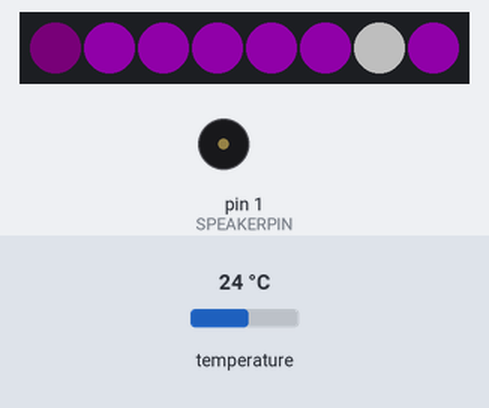
This sketch was run on a simulated Arduino Uno, built with avr-gcc and run on an emulated ATmega328P. On the bench: 8 RGB LEDs in strip order, left to right, buzzer (waves = sounding, pin HIGH). The inputs (shaded band) are chosen by the test bench; at power-on: temperature 24 °C. Dim RGB values are drawn brighter than linear.

Above: at 2.2 s.
2.3 s: temperature set to 12 °C
At 3.6 s:
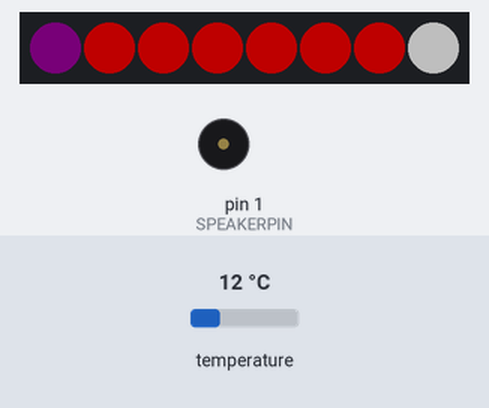
5.8 s: temperature set to 28 °C
At 7.4 s:
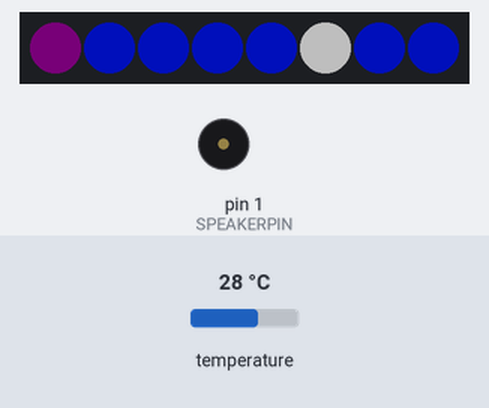
10.6 s: temperature set to 33 °C
At 11.3 s:
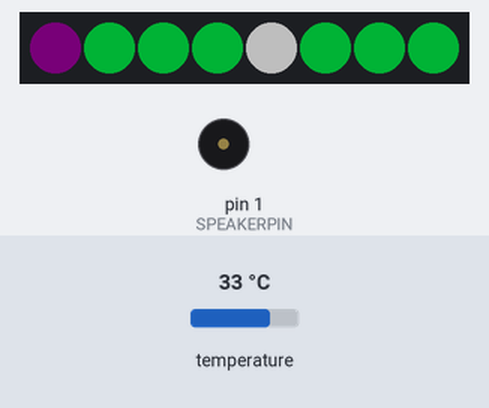
14.9 s: temperature set to 19 °C
At 17.27 s:
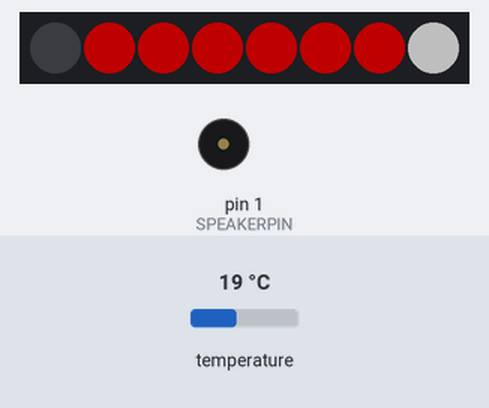
Timing chart, 0 to 20.7 s (numbered marks = the images above; inputs shaded):
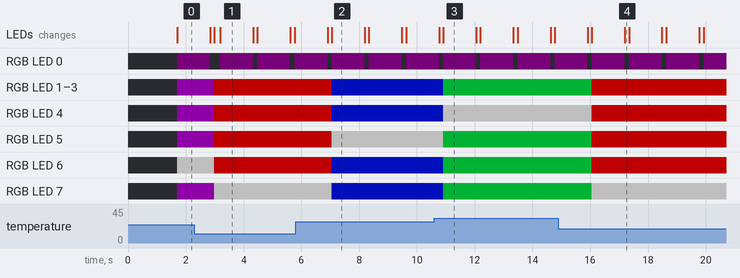

Measured:
- after the input at 2.3 s, the LEDs: first differ from a run without the input after 0.68 s (image 1 shows a later state)
- after the input at 5.8 s, the LEDs: first differ from a run without the input after 1.3 s (image 2)
- after the input at 10.6 s, the LEDs: first differ from a run without the input after 0.31 s (image 3)
- after the input at 14.9 s, the LEDs: first differ from a run without the input after 1.2 s (image 4 shows a later state)
- what the display in image 1 shows lasts 1.1 s, from 3.2 s to 4.3 s

The sketch:

Garulampuli_Kojii.ino
```cpp
#include <OneWire.h>
#include <Adafruit_NeoPixel.h>
#include "pitches.h"

// OneWire DS18S20, DS18B20, DS1822 Temperature Example
//
// http://www.pjrc.com/teensy/td_libs_OneWire.html
//
// The DallasTemperature library can do all this work for you!
// http://milesburton.com/Dallas_Temperature_Control_Library


#define ONEWIREPIN   PB4
#define NEOPIXELPIN    0
#define NUMPIXELS      8
#define SPEAKERPIN     1

#define hell          80 // Brightness
#define lowTemp       20
#define maxTemp       42
#define warnTemp      20
#define warnAlarm     10 // How often it beeps when below warnTemp

  int updateSpeed = 1000; // maybe 750ms is enough, maybe not
  uint8_t warnCount = 0;
  uint8_t statusLED = 150;
  int16_t tempColor = 0;
  int showPixel = 0;

  byte i;
  byte present = 0;
  byte type_s;
  byte data[12];
  byte addr[8];
  float celsius;
  int16_t raw;

OneWire  ds(ONEWIREPIN);  // on pin 10 (a 4.7K resistor is necessary)

Adafruit_NeoPixel pixels = Adafruit_NeoPixel(NUMPIXELS, NEOPIXELPIN, NEO_GRB + NEO_KHZ800);

////////////////////////////////////////////////////////////////////////////////////////////////////////////////////////
/* Specific functions of the NEO-Pixel Library
 _____ _____ _____        _         _
|   | |   __|     |   ___|_|_ _ ___| |
| | | |   __|  |  |  | . | |_'_| -_| |
|_|___|_____|_____|  |  _|_|_,_|___|_|
                     |_|
========================================================================================================================
   _________
  | NEO(x)  |   void setWhiteAllPixel(uint32_t color)                   -> Sets all the pixels to the white level
  |  o___o  |   void displayBinrayValue(uint16_t value, uint32_t color) -> displays binary number
  |__/___\__|   uint32_t Wheel(byte WheelPos)                           -> Input a value 0 to 255 to get a color value.
                                                                        The colours are a transition r - g - b - back to r.

//////////////////////////////////////////////////////////////////////////////////////////////////////////////////////*/

void setWhiteAllPixel(uint32_t color)
{
  uint8_t n;
  for (n = 0; n < NUMPIXELS; n++)
  {
    pixels.setPixelColor(n, color, color, color);
  }
}

void setColorAllPixel(uint32_t color)
{
  uint8_t n;
  for (n = 0; n < NUMPIXELS; n++)
  {
    pixels.setPixelColor(n, color);
  }
}

void displayBinrayValue(uint16_t value, uint32_t color)
{
  uint8_t n;
  for (n = 0; n < NUMPIXELS; n++)
  {
    if (value & (1 << n)) pixels.setPixelColor(n, color);
    //else pixels.setPixelColor(n,0); // off
  }
}

void rainbowCycle(uint8_t wait, uint8_t rounds, uint8_t rainbowPixels) {
  uint16_t i, j;

  for (j = 0; j < 256 * rounds; j++) {
    for (i = 0; i < rainbowPixels; i++) {
      pixels.setPixelColor(i, Wheel(((i * 256 / rainbowPixels) + j) & 255));
    }
    pixels.show();
    delay(wait);
  }
}

uint32_t Wheel(byte WheelPos) {
  WheelPos = 255 - WheelPos;
  if (WheelPos < 85) {
    return pixels.Color(255 - WheelPos * 3, 0, WheelPos * 3);
  }
  if (WheelPos < 170) {
    WheelPos -= 85;
    return pixels.Color(0, WheelPos * 3, 255 - WheelPos * 3);
  }
  WheelPos -= 170;
  return pixels.Color(WheelPos * 3, 255 - WheelPos * 3, 0);
}

// fast pin access
#define AUDIOPIN (1<<SPEAKERPIN)
#define PINLOW (PORTB&=~AUDIOPIN)
#define PINHIGH (PORTB|=AUDIOPIN)

void playSound(long freq_Hz, long duration_ms)
{
  uint16_t n;
  uint32_t delayTime_us;
  uint32_t counts;

  delayTime_us = 1000000UL / freq_Hz / 2;
  counts = duration_ms * 1000 / delayTime_us;

  for (n = 0; n < counts; n++)
  {
    PINHIGH;
    delayMicroseconds(delayTime_us);
    PINLOW;
    delayMicroseconds(delayTime_us);
  }
}


int c[] = {
  NOTE_B4, NOTE_G4, NOTE_D4, NOTE_G4, NOTE_A4, NOTE_D5, PAUSE, NOTE_A4, NOTE_B4, NOTE_A4, NOTE_D4, NOTE_G4
};

int pauseBetweenNotes = 80;
int noteDuration_ms = 150;

void playMart(int notes[])
{

  // iterate over the notes of the melody:
  for (int thisNote = 0; thisNote <= 11; thisNote++) {

    displayBinrayValue(notes[thisNote],pixels.Color(90,0,0));
    pixels.show(); // This sends the updated pixel color to the hardware.
    playSound( notes[thisNote], noteDuration_ms);
    setColorAllPixel(0); // pixels off
    // to distinguish the notes, set a minimum time between them.
    // the note's duration + 30% seems to work well:
    delay(pauseBetweenNotes);

  }

}


////////////////////////////////////////////////////////////////////////////////////////////////////////////////////////
/* the setup routine runs once when you start the tape or press reset
========================================================================================================================
   _________            _
  | setup() |   ___ ___| |_ _ _ _ _
  |  o___o  |  |_ -| -_|  _| | | . |
  |__/___\__|  |___|___|_| |___|  _|
                               |_|
//////////////////////////////////////////////////////////////////////////////////////////////////////////////////////*/


void setup(void) {

  pinMode(SPEAKERPIN, OUTPUT);
  uint8_t brightness = hell;
  pixels.begin();
  pixels.setBrightness(brightness);

  //rainbowCycle(5,2,16);

  for ( int i = brightness; i > 0; i--) {
    pixels.setBrightness(i);
    pixels.show();
    delay (5);
  }
  delay(100);

  setColorAllPixel(0);
  pixels.setBrightness(brightness);
  pixels.show(); // Initialize all pixels to 'off'

  //playMart(c);

}

////////////////////////////////////////////////////////////////////////////////////////////////////////////////////////
/* The main loop to put all your code
========================================================================================================================
   _________    _
  | loop()  |  | |___ ___ ___
  |  o___o  |  | | . | . | . |
  |__/___\__|  |_|___|___|  _|
                         |_|
//////////////////////////////////////////////////////////////////////////////////////////////////////////////////////*/

void loop(void) {

  if ( !ds.search(addr)) {

    ds.reset_search();

    pixels.setPixelColor(0, 9,0,9);
    pixels.show();
    delay(updateSpeed>>3);
    return;
  }

  /*
  if (OneWire::crc8(addr, 7) != addr[7]) {
      return;
  }
  */
  ds.reset();
  ds.select(addr);
  ds.write(0x44, 1);        // start conversion, with parasite power on at the end

  delay(updateSpeed);     // maybe 750ms is enough, maybe not
  // we might do a ds.depower() here, but the reset will take care of it.
  pixels.setPixelColor(0, 0);
  pixels.show();
  delay(updateSpeed>>3);

  present = ds.reset();
  ds.select(addr);
  ds.write(0xBE);         // Read Scratchpad

  for ( i = 0; i < 9; i++) {           // we need 9 bytes
    data[i] = ds.read();
  }
  // Convert the data to actual temperature
  // because the result is a 16 bit signed integer, it should
  // be stored to an "int16_t" type, which is always 16 bits
  // even when compiled on a 32 bit processor.
  raw = (data[1] << 8) | data[0];
  if (type_s) {
    raw = raw << 3; // 9 bit resolution default
    if (data[7] == 0x10) {
      // "count remain" gives full 12 bit resolution
      raw = (raw & 0xFFF0) + 12 - data[6];
    }
  } else {
    byte cfg = (data[4] & 0x60);
    // at lower res, the low bits are undefined, so let's zero them
    if (cfg == 0x00) raw = raw & ~7;  // 9 bit resolution, 93.75 ms
    else if (cfg == 0x20) raw = raw & ~3; // 10 bit res, 187.5 ms
    else if (cfg == 0x40) raw = raw & ~1; // 11 bit res, 375 ms
    //// default is 12 bit resolution, 750 ms conversion time
  }
  celsius = (float)raw / 16.0;
  int16_t recalc =  raw / 16;

  tempColor = map(celsius, lowTemp, maxTemp, 255, 0);
  if (tempColor < 10) tempColor = 10;
  if (tempColor > 250) tempColor = 255;
  for (int n = 1; n <= 7; n++) {
      pixels.setPixelColor(n, Wheel(tempColor));
    }

  showPixel = map(recalc, lowTemp, maxTemp, 7, 1);
  if (showPixel < 1) showPixel = 1;
  if (showPixel > 7) showPixel = 7;
  pixels.setPixelColor(showPixel, 255,255,255);
  pixels.show();
  /*
  for ( int i = 0; i < blinkeSpeed; i++) {
    pixels.setPixelColor(showPixel, 0,0,0);
    pixels.show();
    delay(updateSpeed/blinkeSpeed/2);
    pixels.setPixelColor(showPixel, 255,255,255);
    pixels.show();
    delay(updateSpeed/blinkeSpeed/2);
  }
  */

  if (celsius < warnTemp){
    warnCount++;
    if (warnCount % warnAlarm == 0){
      playSound( 400, 10);
    }
  }
  if (celsius < warnTemp - 5){
    warnCount++;
    if (warnCount % warnAlarm>>2 == 0){
      playSound( 1200, 100);
    }
  }

}
```

pitches.h
```cpp
// This file is from the Arduino Webside
// https://www.arduino.cc/en/Tutorial/toneMelody
//
/*************************************************
 * Public Constants
 *************************************************/
#define PAUSE  1
#define NOTE_B0  31
#define NOTE_C1  33
#define NOTE_CS1 35
#define NOTE_D1  37
#define NOTE_DS1 39
#define NOTE_E1  41
#define NOTE_F1  44
#define NOTE_FS1 46
#define NOTE_G1  49
#define NOTE_GS1 52
#define NOTE_A1  55
#define NOTE_AS1 58
#define NOTE_B1  62
#define NOTE_C2  65
#define NOTE_CS2 69
#define NOTE_D2  73
#define NOTE_DS2 78
#define NOTE_E2  82
#define NOTE_F2  87
#define NOTE_FS2 93
#define NOTE_G2  98
#define NOTE_GS2 104
#define NOTE_A2  110
#define NOTE_AS2 117
#define NOTE_B2  123
#define NOTE_C3  131
#define NOTE_CS3 139
#define NOTE_D3  147
#define NOTE_DS3 156
#define NOTE_E3  165
#define NOTE_F3  175
#define NOTE_FS3 185
#define NOTE_G3  196
#define NOTE_GS3 208
#define NOTE_A3  220
#define NOTE_AS3 233
#define NOTE_B3  247
#define NOTE_C4  262
#define NOTE_CS4 277
#define NOTE_D4  294
#define NOTE_DS4 311
#define NOTE_E4  330
#define NOTE_F4  349
#define NOTE_FS4 370
#define NOTE_G4  392
#define NOTE_GS4 415
#define NOTE_A4  440
#define NOTE_AS4 466
#define NOTE_B4  494
#define NOTE_C5  523
#define NOTE_CS5 554
#define NOTE_D5  587
#define NOTE_DS5 622
#define NOTE_E5  659
#define NOTE_F5  698
#define NOTE_FS5 740
#define NOTE_G5  784
#define NOTE_GS5 831
#define NOTE_A5  880
#define NOTE_AS5 932
#define NOTE_B5  988
#define NOTE_C6  1047
#define NOTE_CS6 1109
#define NOTE_D6  1175
#define NOTE_DS6 1245
#define NOTE_E6  1319
#define NOTE_F6  1397
#define NOTE_FS6 1480
#define NOTE_G6  1568
#define NOTE_GS6 1661
#define NOTE_A6  1760
#define NOTE_AS6 1865
#define NOTE_B6  1976
#define NOTE_C7  2093
#define NOTE_CS7 2217
#define NOTE_D7  2349
#define NOTE_DS7 2489
#define NOTE_E7  2637
#define NOTE_F7  2794
#define NOTE_FS7 2960
#define NOTE_G7  3136
#define NOTE_GS7 3322
#define NOTE_A7  3520
#define NOTE_AS7 3729
#define NOTE_B7  3951
#define NOTE_C8  4186
#define NOTE_CS8 4435
#define NOTE_D8  4699
#define NOTE_DS8 4978
```
